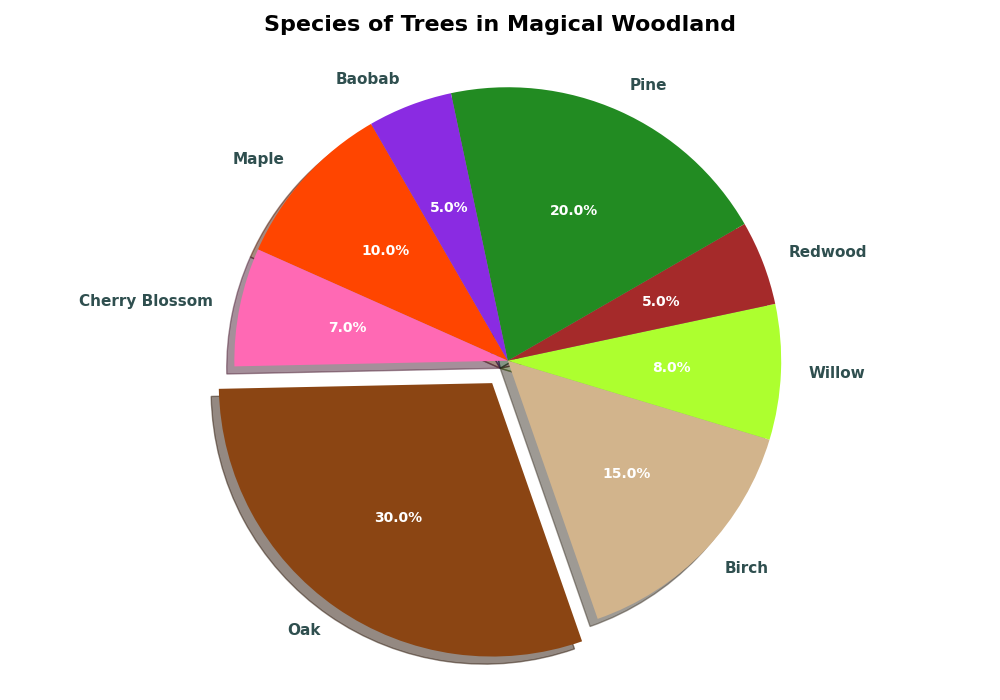

Reproduce this figure in Python.
import matplotlib.pyplot as plt

tree_species = ['Maple', 'Cherry Blossom', 'Oak', 'Birch', 'Willow', 'Redwood', 'Pine', 'Baobab']
population_percentages = [10, 7, 30, 15, 8, 5, 20, 5]
colors = ['#FF4500', '#FF69B4', '#8B4513', '#D2B48C', '#ADFF2F', '#A52A2A', '#228B22', '#8A2BE2']
explode = (0, 0, 0.1, 0, 0, 0, 0, 0)

fig, ax = plt.subplots(figsize=(10, 7))
wedges, texts, autotexts = ax.pie(population_percentages, labels=tree_species,
                                  autopct='%1.1f%%', startangle=120,
                                  explode=explode, colors=colors, shadow=True)

for autotext in autotexts:
    autotext.set_color('white')
    autotext.set_fontsize(10)
    autotext.set_fontweight('bold')

for text in texts:
    text.set_fontsize(11)
    text.set_color('darkslategray')
    text.set_fontweight('semibold')

plt.title('Species of Trees in Magical Woodland', fontsize=16, fontweight='bold', pad=20)
ax.axis('equal')

plt.tight_layout()
plt.show()
